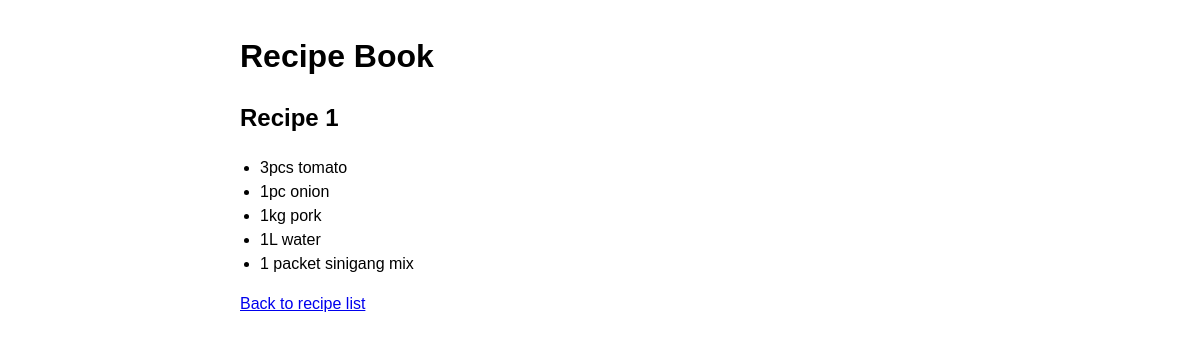
/recipe/1, run on the app's committed database.
### ledger/models.py (models this page shows, shortened)
class Recipe(models.Model):
    name = models.CharField(max_length=150)

class RecipeIngredient(models.Model):
    quantity = models.CharField(max_length=100)
    ingredient = models.ForeignKey(
        Ingredient,
        on_delete=models.CASCADE,
        related_name="recipe",
    )
    recipe = models.ForeignKey(
        Recipe,
        on_delete=models.CASCADE,
        related_name="ingredients",
    )

class Ingredient(models.Model):
    name = models.CharField(max_length=100)

### ledger/views.py (the view)
# urls.py: path('recipe/<int:pk>', views.recipe_detail, name='recipe_detail'),
def recipe_detail(request, pk: int):
    recipe = get_object_or_404(Recipe, pk=pk)
    return render(request, "ledger/recipe_detail.html", {"recipe": recipe})

### ledger/templates/ledger/recipe_detail.html (shortened to what this page needs)
{% extends "ledger/base.html" %}
{% block content %}
  <h2>{{ recipe.name }}</h2>
  <ul>
    {% for ingredient in recipe.ingredients.all %}
      <li>{{ ingredient.quantity }} {{ ingredient.ingredient.name }}</li>
    {% endfor %}
  </ul>
  <p><a href="{% url 'recipes_list' %}">Back to recipe list</a></p>
{% endblock %}

### ledger/templates/ledger/base.html (shortened to what this page needs)
<!DOCTYPE html>
<html lang="en">
  <head>
  </head>
  <body>
    <header>
      <h1><a href="{% url 'recipes_list' %}">Recipe Book</a></h1>
    </header>
    <main>
      {% block content %}{% endblock %}
    </main>
  </body>
</html>

### ledger/templates/ledger/base.html (style rules this page uses)
body { font-family: Arial, sans-serif; max-width: 720px; margin: 2rem auto; padding: 0 1rem; line-height: 1.5; }
header h1 { margin: 0 0 1rem; }
header a { color: inherit; text-decoration: none; }
ul { padding-left: 1.25rem; }

### data on the page
Recipe: name "Recipe 1"
RecipeIngredient: quantity "3pcs", ingredient.name "tomato"
RecipeIngredient: quantity "1pc", ingredient.name "onion"
RecipeIngredient: quantity "1kg", ingredient.name "pork"
RecipeIngredient: quantity "1L", ingredient.name "water"
RecipeIngredient: quantity "1 packet", ingredient.name "sinigang mix"
